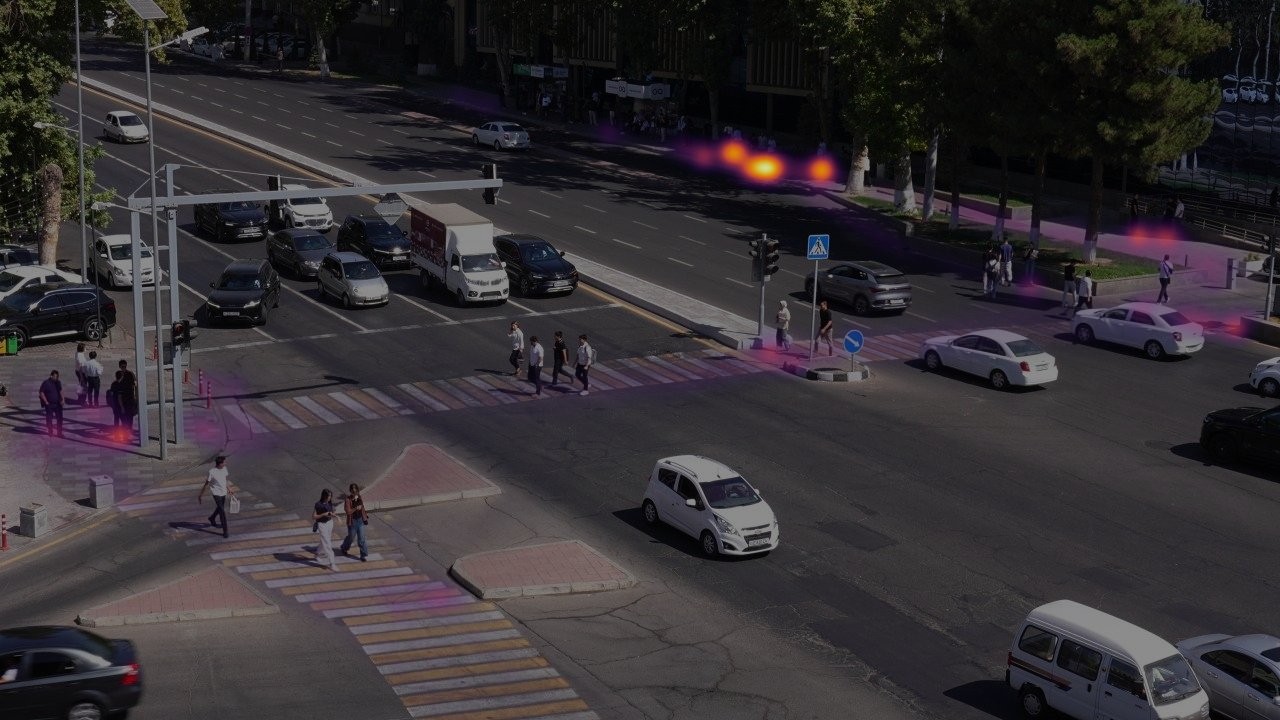
#> input picture website/data/eda/C3897_pedestrian_heatmap.jpg, 1280 x 720 px
$ python -i registration.py   (imports and definitions only)
#> lines starting #> are read from the running program, lines starting #| are printed output that depends on the picture; pictures that were not available may be replaced by others from this repository, and a replacement may not be noted
#> further down, picture is the input picture: shape (720, 1280, 3); mean B, G, R 52, 48.3, 52.6
"""Align each video's view to the reference view the scene config was drawn on.

The camera is "fixed", but between recordings it was nudged and zoomed a
little (up to ~4 % of the frame width across the sample videos). Every
polygon and line in configs/scene.json is in the coordinates of the reference
view (configs/reference_view.png: the middle frame of sample C3896, the view
the scene was drawn and checked on; C3897 has the identical framing), so a
video's own view is registered to it: SIFT keypoints on the static background,
ratio-test matching and a RANSAC homography. The result maps normalised [0, 1]
reference coordinates to normalised coordinates of the video.

Within one recording the view is stable (< 0.5 %), so one registration per video
is enough: Part B uses the first frame it receives (causal), Part A a frame
from the middle of the file.
"""
from __future__ import annotations

from functools import lru_cache

import cv2
import numpy as np

from .params import CONFIG_DIR

REFERENCE = CONFIG_DIR / "reference_view.png"
MAX_SHIFT = 0.15            # a larger apparent move means a bad match, not a nudged camera


class ViewTransform:
    """Homography between normalised reference coordinates and this video's."""

    def __init__(self, H: np.ndarray | None = None, inliers: int = 0):
        self.H = np.eye(3) if H is None else np.asarray(H, np.float64)
        self.H_inv = np.linalg.inv(self.H)
        self.inliers = inliers

    @property
    def is_identity(self) -> bool:
        return bool(np.allclose(self.H, np.eye(3)))

    @staticmethod
    def _map(H: np.ndarray, pts) -> np.ndarray:
        pts = np.asarray(pts, np.float64).reshape(-1, 2)
        return cv2.perspectiveTransform(pts.reshape(-1, 1, 2), H).reshape(-1, 2)

    def to_view(self, pts) -> np.ndarray:
        """Reference -> video (normalised)."""
        return self._map(self.H, pts)

    def to_reference(self, pts) -> np.ndarray:
        """Video -> reference (normalised)."""
        return self._map(self.H_inv, pts)

    # [4 lines left out: function direction_to_view, not called in this run]

    def max_shift(self) -> float:
        grid = np.array([[x, y] for x in (0, .5, 1) for y in (0, .5, 1)], float)
        return float(np.linalg.norm(self.to_view(grid) - grid, axis=1).max())


@lru_cache(maxsize=1)
def _reference_features():
    ref = cv2.imread(str(REFERENCE))
    if ref is None:
        return None
    sift = cv2.SIFT_create(nfeatures=5000)
    kp, desc = sift.detectAndCompute(_prepare(ref), None)
    return ref.shape[1], ref.shape[0], np.float32([k.pt for k in kp]), desc


def _prepare(img: np.ndarray) -> np.ndarray:
    gray = cv2.cvtColor(img, cv2.COLOR_BGR2GRAY)
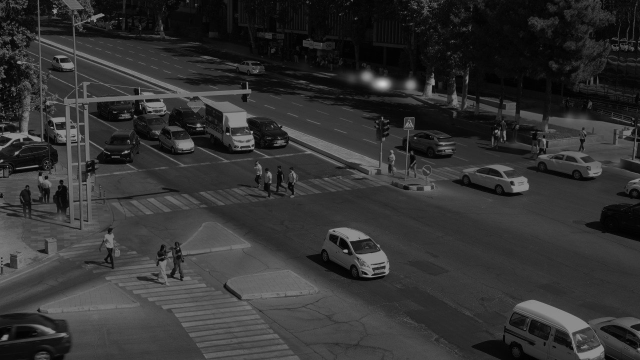
#> gray: shape (720, 1280) (shown at 1/2 size); min 0, max 209, mean 50
    return cv2.createCLAHE(clipLimit=2.0).apply(gray)       # evening footage is darker
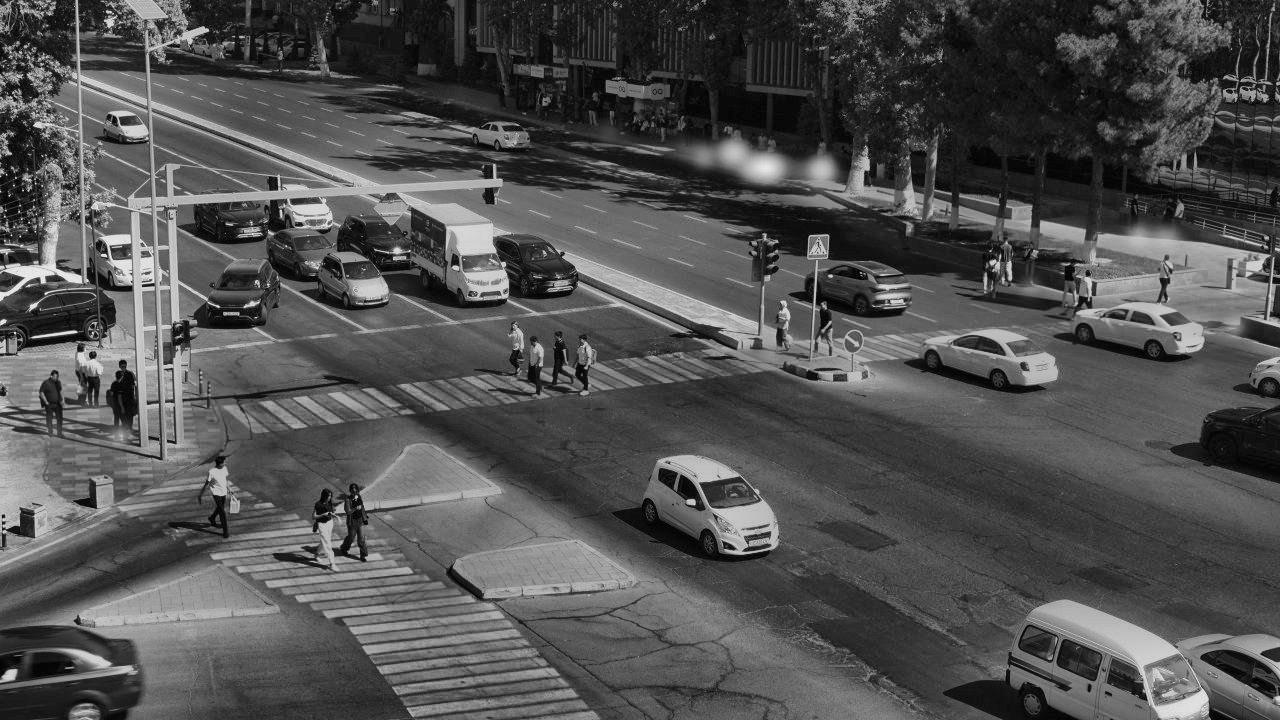
#> returned value: shape (720, 1280); min 0, max 239, mean 80.9


def estimate_view(frame: np.ndarray, min_inliers: int = 40) -> ViewTransform:
    """Register a frame of the video to the reference view; identity if unsure."""
    ref = _reference_features()
#> in _reference_features, `kp, desc = sift.detectAndCompute(_prepare(ref), None)`: kp = 5000 keypoints; strongest (x, y, size): (3, 516, 2.4), (356, 497, 2.2), (92, 355, 5), (10, 674, 7.8)
    if ref is None or frame is None:
        return ViewTransform()
    rw, rh, ref_pts, ref_desc = ref
#> rw = 1280; rh = 720; ref_pts = 5000 pairs, first value 2.48 to 1277.2, second value 2.58 to 717.1
    scale = rw / frame.shape[1]
#> scale = 1
    img = cv2.resize(frame, (rw, int(round(frame.shape[0] * scale))), interpolation=cv2.INTER_AREA)
    kp, desc = cv2.SIFT_create(nfeatures=5000).detectAndCompute(_prepare(img), None)
    if desc is None or len(kp) < min_inliers:
        return ViewTransform()
    pairs = cv2.BFMatcher().knnMatch(ref_desc, desc, k=2)
#> pairs = 5000 matches
    good = [p[0] for p in pairs if len(p) == 2 and p[0].distance < 0.75 * p[1].distance]
#> good = 5000 matches
    if len(good) < min_inliers:
        return ViewTransform()
    src = ref_pts[[m.queryIdx for m in good]]
#> src has the same summary as ref_pts
    dst = np.float32([kp[m.trainIdx].pt for m in good])
#> dst has the same summary as ref_pts
    H_px, mask = cv2.findHomography(src, dst, cv2.RANSAC, 3.0)
#> H_px = [[1, 1.23e-15, -1.16e-12], [-8.49e-17, 1, -7.73e-13], [-7.1e-19, 1.12e-18, 1]]; mask = 5000 values from 1 to 1
    inliers = int(mask.sum()) if mask is not None else 0
#> inliers = 5000
    if H_px is None or inliers < min_inliers:
        return ViewTransform()
    ih, iw = img.shape[:2]
    H = np.diag([1 / iw, 1 / ih, 1.0]) @ H_px @ np.diag([rw, rh, 1.0])     # normalised -> normalised
#> H = [[1, 6.9e-16, -9.03e-16], [-1.51e-16, 1, -1.07e-15], [-9.09e-16, 8.05e-16, 1]]
    view = ViewTransform(H / H[2, 2], inliers)
#> in __init__, `self.H = np.eye(3) if H is None else np.asarray(H, np.float64)`: self.H has the same summary as H in estimate_view
#> in __init__, `self.H_inv = np.linalg.inv(self.H)`: self.H_inv = [[1, -6.9e-16, 9.03e-16], [1.51e-16, 1, 1.07e-15], [9.09e-16, -8.05e-16, 1]]
#> in __init__, `self.inliers = inliers`: self.inliers = 5000
    return view if view.max_shift() <= MAX_SHIFT else ViewTransform()


# [8 lines left out: function estimate_view_from_video, not called in this run]

>>> import cv2
>>> picture = cv2.imread('../../website/data/eda/C3897_pedestrian_heatmap.jpg')
>>> result = estimate_view(picture)

$ run again, on website/data/eda/C3902_pedestrian_heatmap.jpg
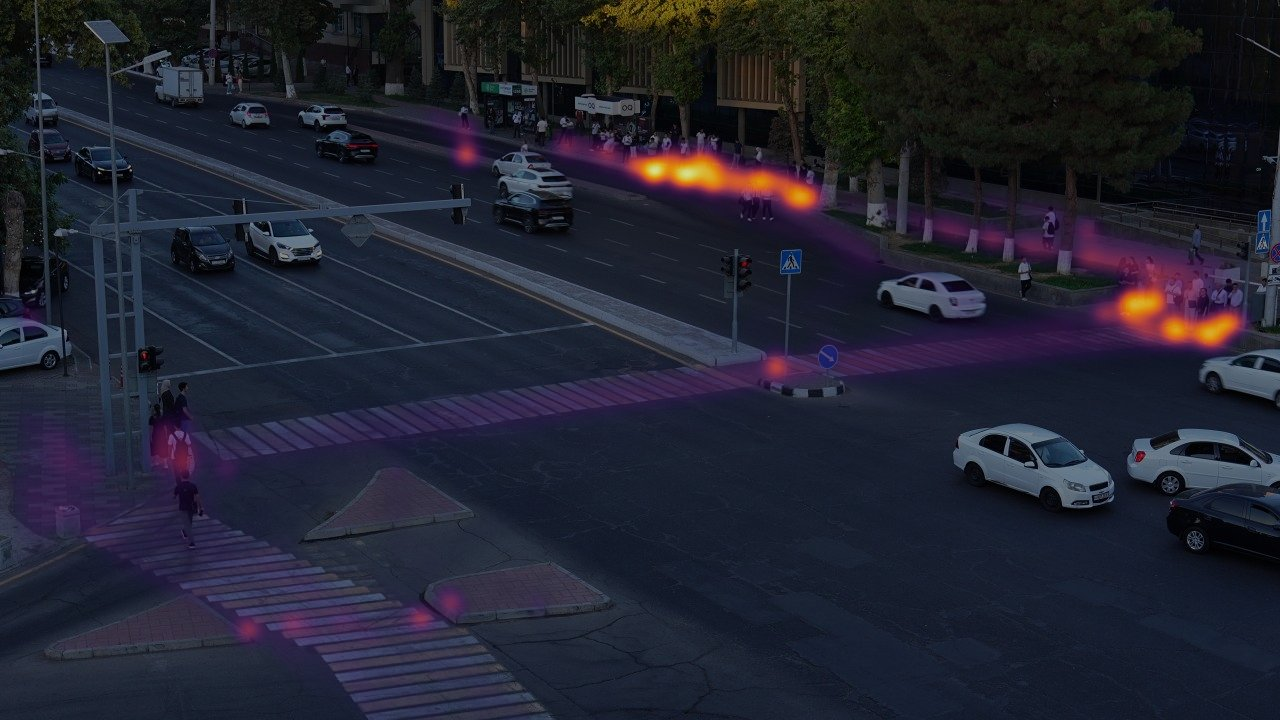
#> input picture website/data/eda/C3902_pedestrian_heatmap.jpg, 1280 x 720 px
#> picture is the input picture: shape (720, 1280, 3); mean B, G, R 48.4, 34.5, 33.1
#> in _prepare, `gray = cv2.cvtColor(img, cv2.COLOR_BGR2GRAY)`:
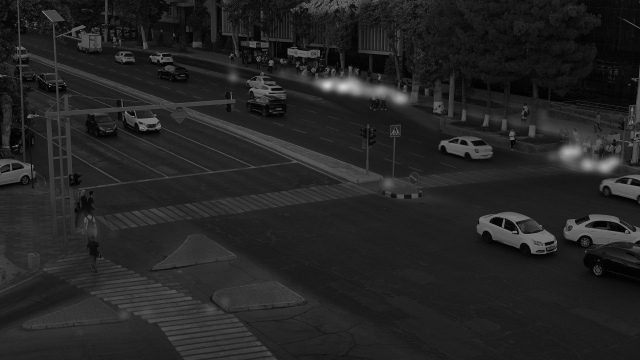
#> gray: shape (720, 1280) (shown at 1/2 size); min 0, max 212, mean 35.7
#> in _prepare, `return cv2.createCLAHE(clipLimit=2.0).apply(gray)`:
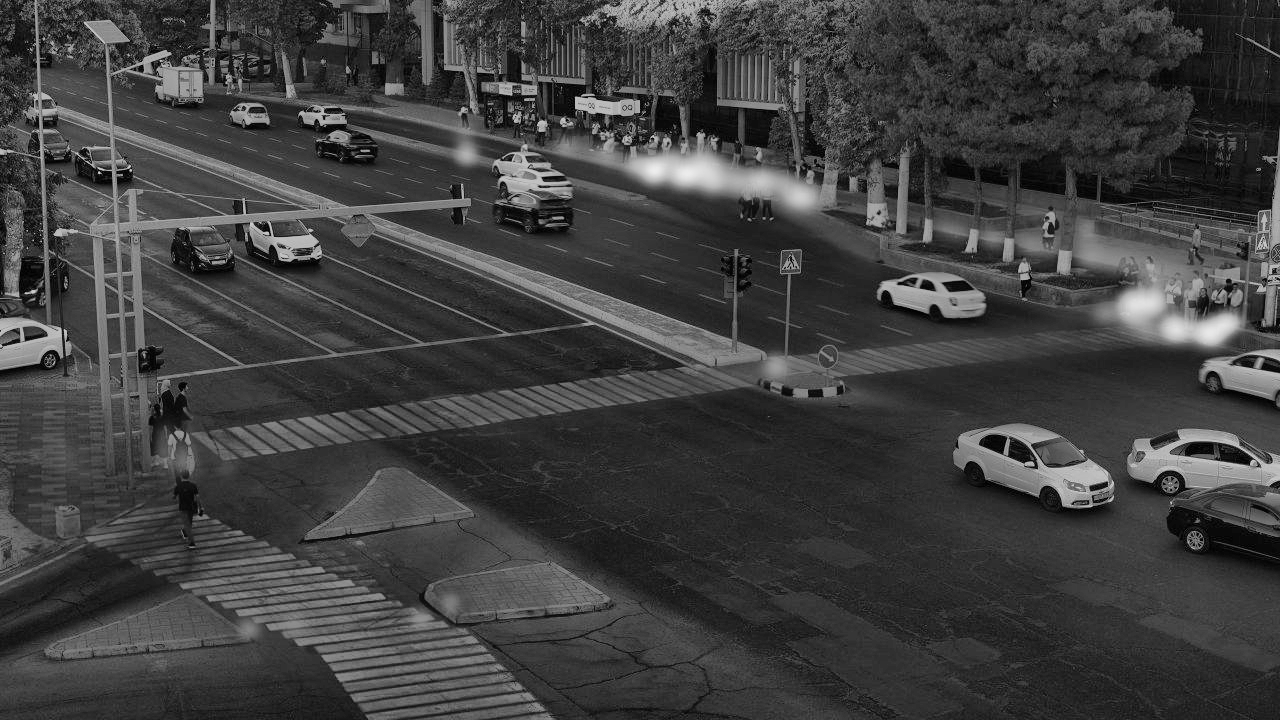
#> returned value: shape (720, 1280); min 1, max 238, mean 63.5
#> in _reference_features, `kp, desc = sift.detectAndCompute(_prepare(ref), None)`: kp = 4684 keypoints; strongest (x, y, size): (33, 291, 3.1), (928, 285, 7.3), (540, 186, 2), (44, 39, 1.8)
#> rw = 1280; rh = 720; ref_pts = 4684 pairs, first value 2.59 to 1277.1, second value 2.47 to 717
#> scale = 1
#> pairs = 4684 matches
#> src has the same summary as ref_pts
#> dst has the same summary as ref_pts
#> H_px = [[1, 2.1e-15, -1.95e-12], [1.22e-15, 1, -7.66e-13], [5.11e-18, 4.1e-18, 1]]; mask = 4684 values from 1 to 1
#> inliers = 4684
#> H = [[1, 1.18e-15, -1.52e-15], [2.16e-15, 1, -1.06e-15], [6.54e-15, 2.95e-15, 1]]
#> self.H has the same summary as H in estimate_view
#> self.H_inv = [[1, -1.18e-15, 1.52e-15], [-2.16e-15, 1, 1.06e-15], [-6.54e-15, -2.95e-15, 1]]
#> self.inliers = 4684

$ run again, on website/data/eda/C3905_pedestrian_heatmap.jpg
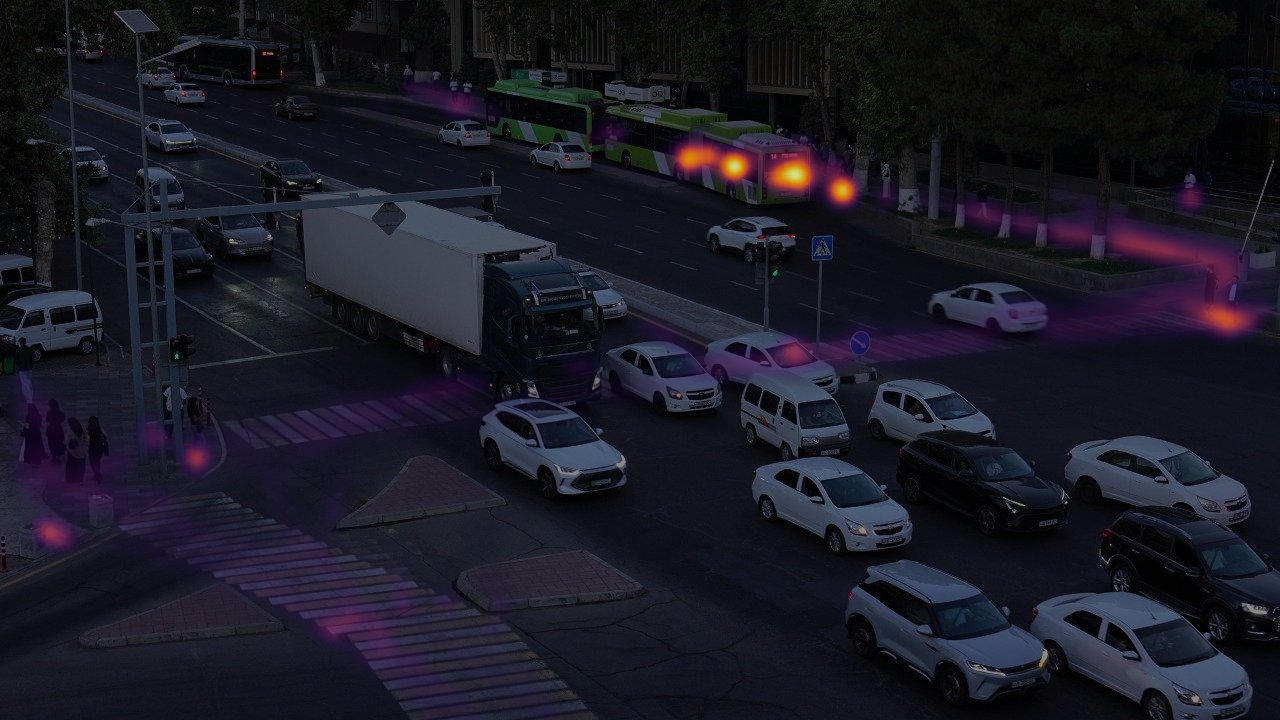
#> input picture website/data/eda/C3905_pedestrian_heatmap.jpg, 1280 x 720 px
#> picture is the input picture: shape (720, 1280, 3); mean B, G, R 37.1, 25.6, 26
#> in _prepare, `gray = cv2.cvtColor(img, cv2.COLOR_BGR2GRAY)`:
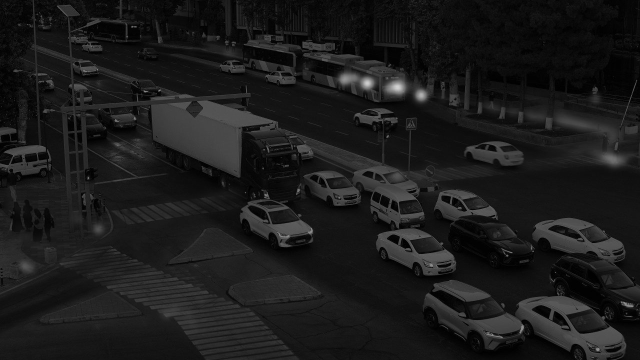
#> gray: shape (720, 1280) (shown at 1/2 size); min 0, max 211, mean 27
#> in _prepare, `return cv2.createCLAHE(clipLimit=2.0).apply(gray)`:
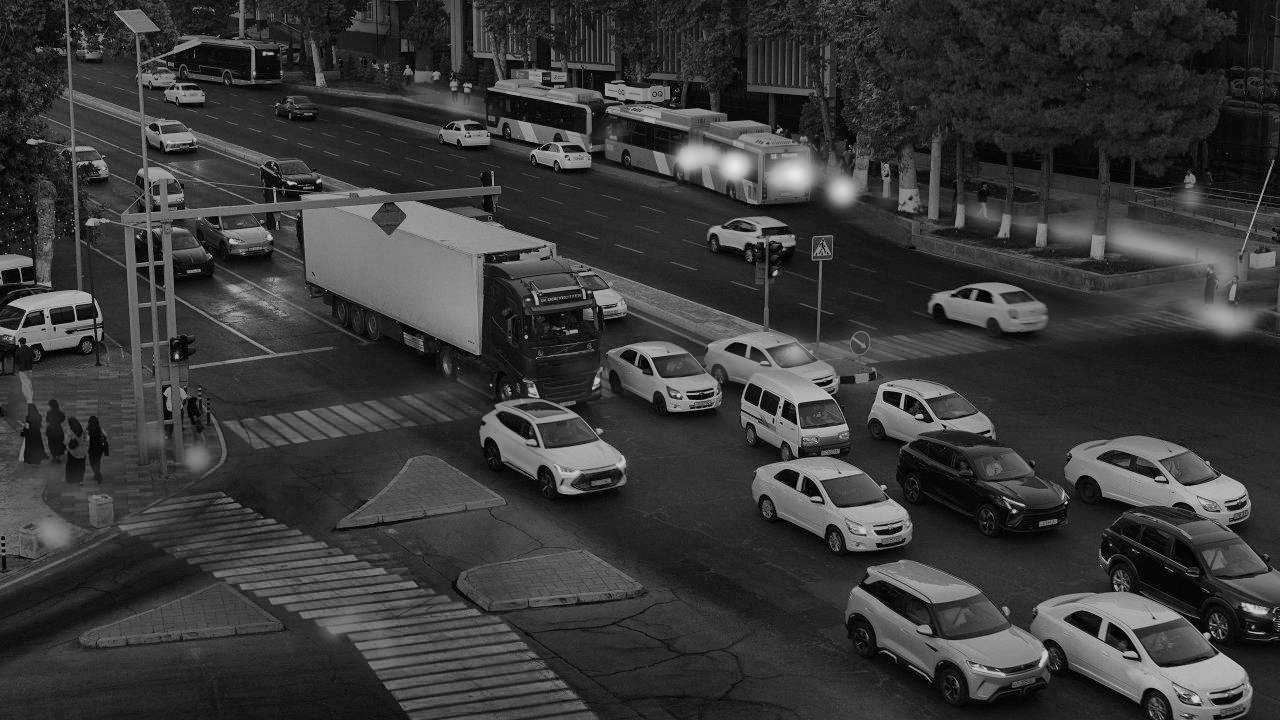
#> returned value: shape (720, 1280); min 1, max 235, mean 56.9
#> in _reference_features, `kp, desc = sift.detectAndCompute(_prepare(ref), None)`: kp = 4175 keypoints; strongest (x, y, size): (1014, 511, 2.8), (526, 337, 2.4), (177, 356, 3.1), (528, 300, 2)
#> rw = 1280; rh = 720; ref_pts = 4175 pairs, first value 2.83 to 1276.5, second value 2.84 to 717.1
#> scale = 1
#> pairs = 4175 matches
#> src has the same summary as ref_pts
#> dst has the same summary as ref_pts
#> H_px = [[1, -1.04e-15, -1.29e-13], [9.93e-16, 1, -7.16e-14], [2.5e-18, -2.29e-18, 1]]; mask = 4175 values from 1 to 1
#> inliers = 4175
#> H = [[1, -5.83e-16, -1.01e-16], [1.77e-15, 1, -9.94e-17], [3.2e-15, -1.65e-15, 1]]
#> self.H has the same summary as H in estimate_view
#> self.H_inv = [[1, 5.83e-16, 1.01e-16], [-1.77e-15, 1, 9.94e-17], [-3.2e-15, 1.65e-15, 1]]
#> self.inliers = 4175
